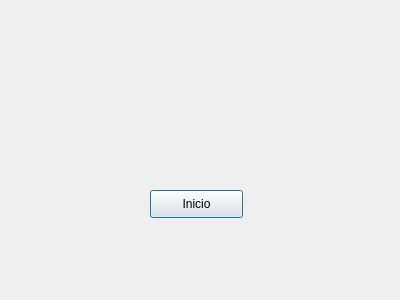
<?xml version="1.0" encoding="UTF-8"?>
<ui version="4.0">
 <class>terDialog</class>
 <widget class="QDialog" name="terDialog">
  <property name="geometry">
   <rect>
    <x>0</x>
    <y>0</y>
    <width>400</width>
    <height>300</height>
   </rect>
  </property>
  <property name="windowTitle">
   <string>Dialog</string>
  </property>
  <widget class="QPushButton" name="pushButton">
   <property name="geometry">
    <rect>
     <x>150</x>
     <y>190</y>
     <width>93</width>
     <height>28</height>
    </rect>
   </property>
   <property name="text">
    <string>Inicio</string>
   </property>
  </widget>
 </widget>
 <resources/>
 <connections/>
</ui>
